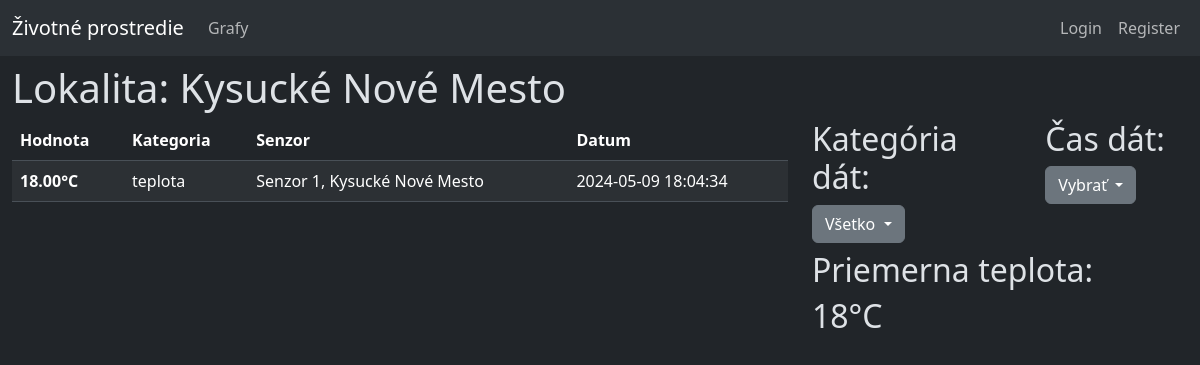
/lokalita_info.php?lokalita=Kysucké Nové Mesto, run on an earlier commit of the app's database.
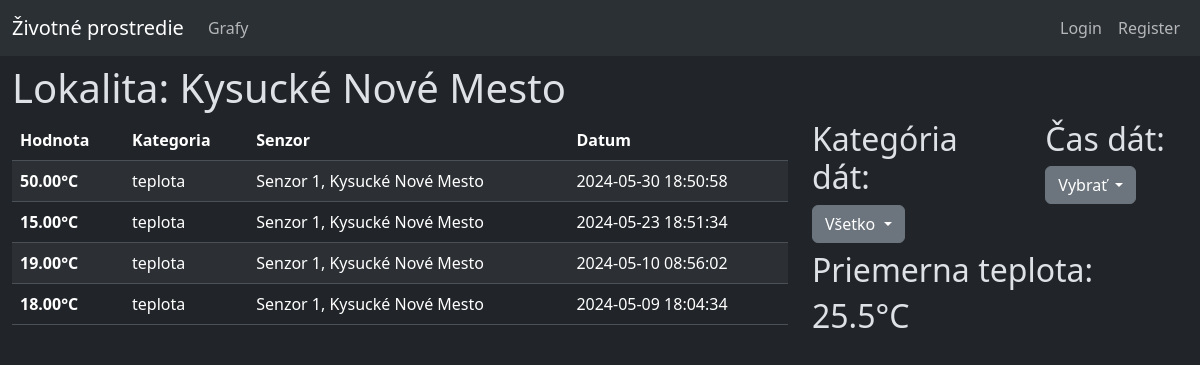
And on a later commit of the database.
### tables this page shows
CREATE TABLE `data` (
  `id` int(16) NOT NULL,
  `kategoria_id` int(5) NOT NULL,
  `hodnota` decimal(5,2) NOT NULL,
  `senzor_id` int(5) NOT NULL,
  `datum` datetime NOT NULL DEFAULT current_timestamp()
);

CREATE TABLE `kategoria` (
  `id` int(5) NOT NULL,
  `nazov` varchar(32) NOT NULL
);

CREATE TABLE `senzor` (
  `id` int(5) NOT NULL,
  `lokacia` varchar(64) NOT NULL,
  `posledny_update` datetime NOT NULL DEFAULT current_timestamp(),
  `vybavenie` varchar(32) NOT NULL
);

### lokalita_info.php (the view, shortened to what the changed rows need)
<?php
    include("./connect.php");
    include("./functions.php");
    include("./querry.php");
?>
<!DOCTYPE html>
<html data-bs-theme="dark">
<head>
    <link href="https://cdn.jsdelivr.net/npm/bootstrap@5.3.3/dist/css/bootstrap.min.css" rel="stylesheet">
</head>
<body>
    <header><?php include_once("./header.php")?></header>
    <div class="container-xxl column-gap-3">
        <div class="row mt-2">
            <h1>Lokalita: <?php echo $_GET["lokalita"]; if(isset($_GET["senzor"])) echo " | Senzor: ".$_GET["senzor"]."";?></h1>
            <div class="col-8">
                <table class="table table-striped">
                    <thead>
                        <tr>
                            <th scope="col">Hodnota</th>
                            <th scope="col">Kategoria</th>
                            <th scope="col">Senzor</th>
                            <th scope="col">Datum</th>
                        </tr>
                    </thead>
                    <tbody>
                        <?php
                            $query = get_querry(1,$rola_user);
                            $result = mysqli_query($conn, $query);
                            if (mysqli_num_rows($result) > 0)
                            {
                                while($row = mysqli_fetch_assoc($result))
                                {
                                    echo "
                                    <tr>
                                        <th scope=\"row\">".$row["hodnota"]."".jednotka($row["kategoria_nazov"])."</th>
                                        <td>".$row["kategoria_nazov"]."</td>
                                        <td>Senzor ".$row["senzor_id"].", ".$row["senzor_lokacia"]."</td>
                                        <td>".$row["datum"]."</td>
                                    </tr>";
                                }
                            }
                        ?>
                    </tbody>
                </table>
            </div>
            <div class="col-4">
                <?php if(!isset($_GET["senzor"])) { ?>
                    <div class="row mb-2">
                        <div class="col-7">
                            <h2>Kategória dát:</h2>
                        </div>
                        <div class="col-5">
                            <h2>Čas dát:</h2>
                            <?php include("./dropdown_cas.php");?>
                        </div>
                    </div>
                <?php }
                ?>
                <?php
                    $query = get_querry(3,$rola_user);
                    $result = mysqli_query($conn, $query);
                    if (mysqli_num_rows($result) > 0)
                    {
                        while($row = mysqli_fetch_assoc($result))
                        {
                            echo "<div class=\"row mb-2\">
                            <h2>Priemerna ".$row["kategoria_nazov"].":</h2>
                                <h2>".avg_hodnota($row["kategoria_nazov"],$conn,$_GET["lokalita"])."</h2>
                            </div>";
                        }
                    }
                ?>
            </div>
        </div>
    </div>
</body>
</html>

What changed in the data, as far as the page shows it:
added data: hodnota "50.00", kategoria.nazov "°C", kategoria.nazov "teplota", senzor "1", senzor.lokacia "Kysucké Nové Mesto", datum "2024-05-30 18:50:58", shown under "Lokalita: Kysucké Nové Mesto"
added data: hodnota "15.00", kategoria.nazov "°C", kategoria.nazov "teplota", senzor "1", senzor.lokacia "Kysucké Nové Mesto", datum "2024-05-23 18:51:34", shown under "Lokalita: Kysucké Nové Mesto"
added data: hodnota "19.00", kategoria.nazov "°C", kategoria.nazov "teplota", senzor "1", senzor.lokacia "Kysucké Nové Mesto", datum "2024-05-10 08:56:02", shown under "Lokalita: Kysucké Nové Mesto"
computed for data (number 4 of 4 on the later page): lokalita "18°C" → "25.5°C"
